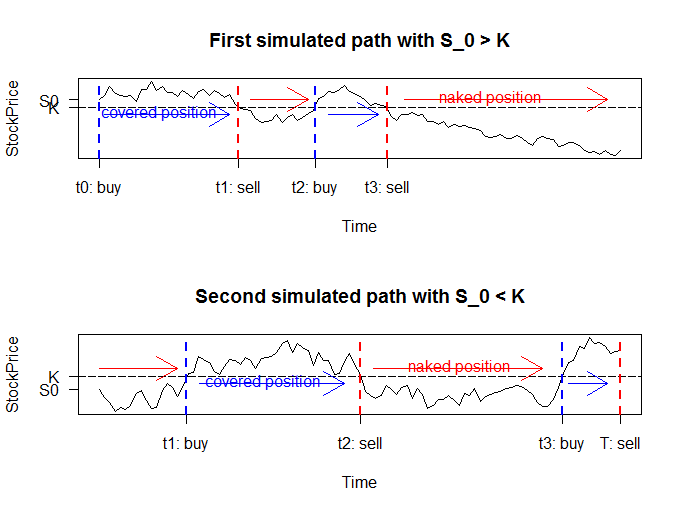

Generate this figure with R:
# clear variables and close windows
rm(list = ls(all = TRUE))
graphics.off()

# Declare stock price variables
S0_1  = 51                      # current stock price
S0_2  = 49                      # current stock price
sig   = 0.2                     # volatility 

# Declare option pricing variables
r     = 0.05                    # interest rate
K     = 50                      # strike price
t0    = 0/52                    # current time (1 week = 1/52)
mat   = 20/52                   # maturity

# Parameters for calculations
dt    = 0.2/52                  # period between steps
np    = (mat - t0)/dt           # number of periods
t     = seq(t0, mat, dt)        # maturity - t0 divided in n intervals
tau   = mat - t                 # times to maturity

# Simulate first stock price path
set.seed(18)                    # in order to make the simulation replicable
Wt  = c(0, cumsum(sqrt(dt) * rnorm(np)))
S   = S0_1 * exp((r - 0.5 * sig^2) * t + sig * Wt)

# Calculate buying and selling timepoints
Buy       = (S[1:np] < K) * (S[2:(np + 1)] > K)
Sell      = (S[1:np] > K) * (S[2:(np + 1)] < K)
buytime   = numeric(sum(Buy))   # predefined zero vector for efficiency
selltime  = numeric(sum(Sell))  # length of buy/sell time is the number of purchases/sales

# Define counting variables for calculations
n = 1
m = 1

for (k in 1:length(Buy)) {
    if (Buy[k] == 1) {
        buytime[n]  = t[k + 1]
        n           = n + 1
    }
    if (Sell[k] == 1) {
        selltime[m] = t[k + 1]
        m           = m + 1
    }
}

#Make specific specifications for plotting
corrbuyt  = c(0, buytime[1] - 0.12/52)  
buyaxis   = c("t0: buy", "t2: buy")
corrsellt = selltime - c(0.06/52, 0.15/52)
sellaxis  = c("t1: sell", "t3: sell")

# Plot
par(mfrow = c(2, 1))
plot(t, S, type = "l", lwd = 1.5, ylab = "StockPrice", xlab = "Time", xaxt = "n", yaxt = "n", main = "First simulated path with S_0 > K")
abline(h = 50, lty = 5)
axis(2, K, "K", las = 1)
axis(2, S0_1, "S0", las = 1)
axis(1, corrbuyt, buyaxis)
axis(1, corrsellt, sellaxis)
abline(v = corrbuyt, lty = 2, lwd = 2, col = "blue")
abline(v = corrsellt, lty = 2, lwd = 2, col = "red")
arrows(0.2/52, 49, 5/52, 49, col = "blue")
text(2.3/52, 49.3, "covered position", col = "blue")
arrows(5.8/52, 51, 8/52, 51, col = "red")
arrows(8.8/52, 49, 10.7/52, 49, col = "blue")
arrows(11.7/52, 51, 19.5/52, 51, col = "red")
text(15/52, 51.3, "naked position", col = "red")

# Simulate second stock price path
set.seed(288)                   # in order to make the simulation replicable
Wt  = c(0, cumsum(sqrt(dt) * rnorm(np)))
S   = S0_2 * exp((r - 0.5 * sig^2) * t + sig * Wt)

# Calculate buying and selling timepoints
Buy       = (S[1:np] < K) * (S[2:(np + 1)] > K)
Sell      = (S[1:np] > K) * (S[2:(np + 1)] < K)
buytime   = numeric(sum(Buy))   # predefined zero vector for efficiency
selltime  = numeric(sum(Sell))  # length of buy/sell time is the number of purchases/sales

# Define counting variables for calculations
n = 1
m = 1

for (k in 1:length(Buy)) {
    if (Buy[k] == 1) {
        buytime[n]  = t[k + 1]
        n           = n + 1
    }
    if (Sell[k] == 1) {
        selltime[m] = t[k + 1]
        m           = m + 1
    }
}

#Make specific specifications for plotting
corrbuyt  = buytime - c(0.05/52, 0.035/52)  
buyaxis   = c("t1: buy", "t3: buy")
corrsellt = c(selltime[1] - 0.17/52, mat)
sellaxis  = c("t2: sell", "T: sell")

# Plot
plot(t, S, type = "l", lwd = 1.5, ylab = "StockPrice", xlab = "Time", xaxt = "n", yaxt = "n", main = "Second simulated path with S_0 < K")
abline(h = 50, lty = 5)
axis(2, K, "K", las = 1)
axis(2, S0_2, "S0", las = 1)
axis(1, corrbuyt, buyaxis)
axis(1, corrsellt, sellaxis)
abline(v = corrbuyt, lty = 2, lwd = 2, col = "blue")
abline(v = corrsellt, lty = 2, lwd = 2, col = "red")
arrows(0, 50.6, 3/52, 50.6, col = "red")
arrows(3.85/52, 49.4, 9.4/52, 49.4, col = "blue")
text(6.3/52, 49.58, "covered position", col = "blue")
arrows(10.5/52, 50.6, 17/52, 50.6, col = "red")
text(13.8/52, 50.78, "naked position", col = "red")
arrows(18/52, 49.4, 19.5/52, 49.4, col = "blue")

#END
